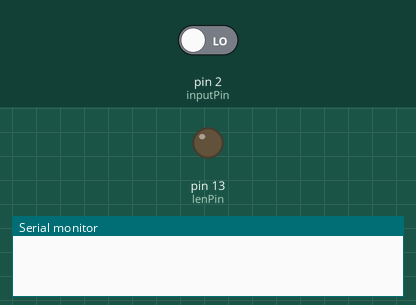
Recording of a sketch running on a simulated Arduino Uno, built with avr-gcc and run on an emulated ATmega328P. On the bench: output pins drawn as LEDs (lit = HIGH), the last lines printed to the serial monitor. Inputs (shaded band) come from the test bench; at power-on: pin 2 (inputPin) LOW.

Above: at 1.2 s.
1.3 s: pin 2 (inputPin) driven HIGH
At 2.5 s:
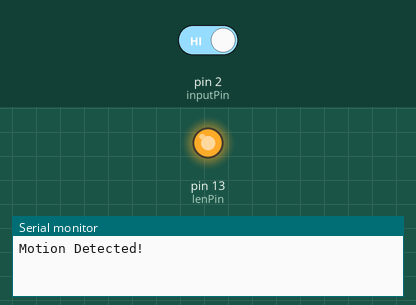
2.8 s: pin 2 (inputPin) driven LOW
At 3.7 s:
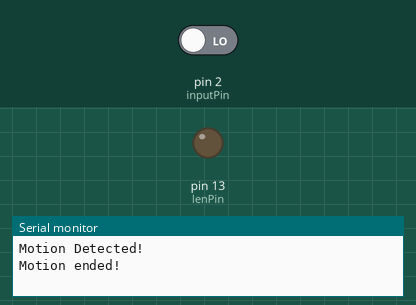
Timing chart, 0 to 5.8 s (numbered marks = the images above; inputs shaded):
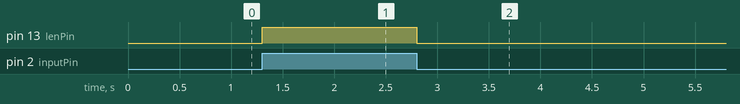

Measured:
- after the input at 1.3 s, pin 13 (lenPin): LOW → HIGH at once
- after the input at 2.8 s, pin 13 (lenPin): HIGH → LOW at once

The sketch:

Infrared_Ray_Led.ino
```cpp
// PIR Sensor Tester

int lenPin = 13;
int inputPin = 2;
int pirState = LOW;
int val = 0;

void setup() {
  pinMode(lenPin, OUTPUT);
  pinMode(inputPin, INPUT);

  Serial.begin(9600);
}

void loop() {
  val = digitalRead(inputPin);
  if(val == HIGH) {
    digitalWrite(lenPin, HIGH);
    if(pirState == LOW) {
      Serial.println("Motion Detected!");
      pirState = HIGH;
    }
  } else {
    digitalWrite(lenPin, LOW);
    if(pirState == HIGH) {
      Serial.println("Motion ended!");
      pirState = LOW;
    }
  }
}
```
